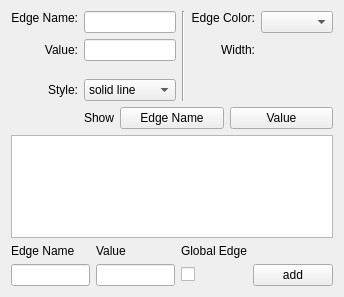
<?xml version="1.0" encoding="UTF-8"?>
<ui version="4.0">
 <class>EdgePropertiesWidget</class>
 <widget class="QWidget" name="EdgePropertiesWidget">
  <property name="geometry">
   <rect>
    <x>0</x>
    <y>0</y>
    <width>344</width>
    <height>297</height>
   </rect>
  </property>
  <property name="windowTitle">
   <string>Edge Properties</string>
  </property>
  <layout class="QGridLayout" name="gridLayout_2">
   <item row="0" column="0">
    <widget class="QLabel" name="label">
     <property name="text">
      <string>Edge Name:</string>
     </property>
     <property name="alignment">
      <set>Qt::AlignRight|Qt::AlignTrailing|Qt::AlignVCenter</set>
     </property>
    </widget>
   </item>
   <item row="0" column="1" rowspan="2">
    <widget class="KLineEdit" name="_name">
     <property name="toolTip">
      <string>Edge name</string>
     </property>
    </widget>
   </item>
   <item row="0" column="2" rowspan="6">
    <widget class="Line" name="line">
     <property name="orientation">
      <enum>Qt::Vertical</enum>
     </property>
    </widget>
   </item>
   <item row="0" column="4" rowspan="2">
    <widget class="KColorCombo" name="_color">
     <property name="toolTip">
      <string>Edge color</string>
     </property>
    </widget>
   </item>
   <item row="5" column="0">
    <widget class="QLabel" name="label_5">
     <property name="text">
      <string>Style:</string>
     </property>
     <property name="alignment">
      <set>Qt::AlignRight|Qt::AlignTrailing|Qt::AlignVCenter</set>
     </property>
    </widget>
   </item>
   <item row="5" column="1">
    <widget class="KComboBox" name="_style">
     <property name="toolTip">
      <string>Edge style</string>
     </property>
     <item>
      <property name="text">
       <string>solid line</string>
      </property>
     </item>
     <item>
      <property name="text">
       <string>dash</string>
      </property>
     </item>
     <item>
      <property name="text">
       <string>dot</string>
      </property>
     </item>
     <item>
      <property name="text">
       <string>dash dot</string>
      </property>
     </item>
    </widget>
   </item>
   <item row="6" column="0" colspan="5">
    <layout class="QHBoxLayout" name="horizontalLayout">
     <item>
      <widget class="QLabel" name="label_6">
       <property name="text">
        <string>Show</string>
       </property>
       <property name="alignment">
        <set>Qt::AlignRight|Qt::AlignTrailing|Qt::AlignVCenter</set>
       </property>
      </widget>
     </item>
     <item>
      <widget class="KPushButton" name="_showName">
       <property name="toolTip">
        <string>Show/hide edge name</string>
       </property>
       <property name="text">
        <string>Edge Name</string>
       </property>
       <property name="checkable">
        <bool>true</bool>
       </property>
      </widget>
     </item>
     <item>
      <widget class="KPushButton" name="_showValue">
       <property name="toolTip">
        <string>Show/add edge value</string>
       </property>
       <property name="text">
        <string>Value</string>
       </property>
       <property name="checkable">
        <bool>true</bool>
       </property>
      </widget>
     </item>
    </layout>
   </item>
   <item row="7" column="0" colspan="5">
    <widget class="QTableView" name="_propertiesTable"/>
   </item>
   <item row="8" column="0" colspan="5">
    <layout class="QGridLayout" name="gridLayout">
     <item row="1" column="0">
      <widget class="KLineEdit" name="_propertyName"/>
     </item>
     <item row="1" column="1">
      <widget class="KLineEdit" name="_propertyValue"/>
     </item>
     <item row="0" column="0">
      <widget class="QLabel" name="label_7">
       <property name="text">
        <string>Edge Name</string>
       </property>
      </widget>
     </item>
     <item row="0" column="1">
      <widget class="QLabel" name="label_8">
       <property name="text">
        <string>Value</string>
       </property>
      </widget>
     </item>
     <item row="1" column="2">
      <widget class="QCheckBox" name="_isPropertyGlobal">
       <property name="text">
        <string/>
       </property>
      </widget>
     </item>
     <item row="0" column="2">
      <widget class="QLabel" name="label_9">
       <property name="text">
        <string>Global Edge</string>
       </property>
      </widget>
     </item>
     <item row="1" column="3">
      <widget class="KPushButton" name="_addProperty">
       <property name="text">
        <string>add</string>
       </property>
      </widget>
     </item>
    </layout>
   </item>
   <item row="0" column="3">
    <widget class="QLabel" name="label_3">
     <property name="text">
      <string>Edge Color:</string>
     </property>
     <property name="alignment">
      <set>Qt::AlignRight|Qt::AlignTrailing|Qt::AlignVCenter</set>
     </property>
    </widget>
   </item>
   <item row="2" column="1">
    <widget class="KLineEdit" name="_value">
     <property name="toolTip">
      <string>Edge value</string>
     </property>
    </widget>
   </item>
   <item row="2" column="4">
    <widget class="KDoubleNumInput" name="_width"/>
   </item>
   <item row="2" column="3">
    <widget class="QLabel" name="label_4">
     <property name="toolTip">
      <string>Edge width</string>
     </property>
     <property name="text">
      <string>Width:</string>
     </property>
     <property name="alignment">
      <set>Qt::AlignRight|Qt::AlignTrailing|Qt::AlignVCenter</set>
     </property>
    </widget>
   </item>
   <item row="2" column="0">
    <widget class="QLabel" name="label_2">
     <property name="text">
      <string>Value:</string>
     </property>
     <property name="alignment">
      <set>Qt::AlignRight|Qt::AlignTrailing|Qt::AlignVCenter</set>
     </property>
    </widget>
   </item>
  </layout>
 </widget>
 <customwidgets>
  <customwidget>
   <class>KDoubleNumInput</class>
   <extends>QWidget</extends>
   <header>knuminput.h</header>
  </customwidget>
  <customwidget>
   <class>KPushButton</class>
   <extends>QPushButton</extends>
   <header>kpushbutton.h</header>
  </customwidget>
  <customwidget>
   <class>KLineEdit</class>
   <extends>QLineEdit</extends>
   <header>klineedit.h</header>
  </customwidget>
  <customwidget>
   <class>KColorCombo</class>
   <extends>QComboBox</extends>
   <header>kcolorcombo.h</header>
  </customwidget>
  <customwidget>
   <class>KComboBox</class>
   <extends>QComboBox</extends>
   <header>kcombobox.h</header>
  </customwidget>
 </customwidgets>
 <tabstops>
  <tabstop>_name</tabstop>
  <tabstop>_style</tabstop>
  <tabstop>_color</tabstop>
  <tabstop>_showName</tabstop>
  <tabstop>_showValue</tabstop>
  <tabstop>_propertiesTable</tabstop>
  <tabstop>_propertyName</tabstop>
  <tabstop>_propertyValue</tabstop>
  <tabstop>_isPropertyGlobal</tabstop>
  <tabstop>_addProperty</tabstop>
 </tabstops>
 <resources/>
 <connections>
  <connection>
   <sender>_propertyName</sender>
   <signal>returnPressed()</signal>
   <receiver>_addProperty</receiver>
   <slot>click()</slot>
   <hints>
    <hint type="sourcelabel">
     <x>103</x>
     <y>275</y>
    </hint>
    <hint type="destinationlabel">
     <x>300</x>
     <y>277</y>
    </hint>
   </hints>
  </connection>
  <connection>
   <sender>_propertyValue</sender>
   <signal>returnPressed()</signal>
   <receiver>_addProperty</receiver>
   <slot>click()</slot>
   <hints>
    <hint type="sourcelabel">
     <x>214</x>
     <y>286</y>
    </hint>
    <hint type="destinationlabel">
     <x>289</x>
     <y>287</y>
    </hint>
   </hints>
  </connection>
 </connections>
</ui>
